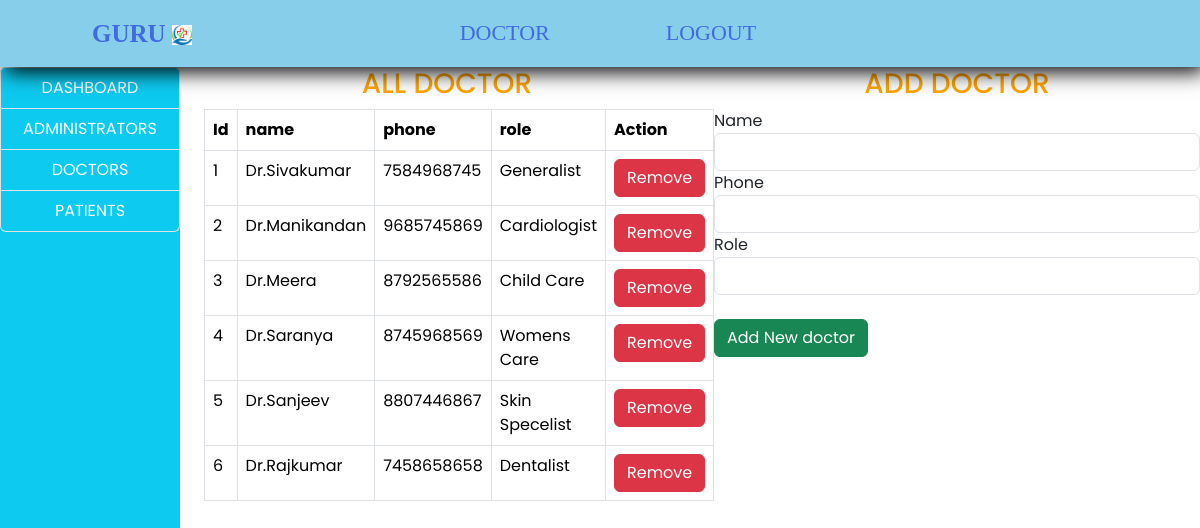
/doctor.php, run on the app's committed database.
### tables this page shows
CREATE TABLE `docdash` (
  `id` int(11) NOT NULL,
  `name` varchar(30) NOT NULL,
  `phone` varchar(10) NOT NULL,
  `role` varchar(30) NOT NULL
);

### doctor.php (the view, shortened to what this page needs)
<!DOCTYPE html>
<html lang="en">
<head>
    <link rel="stylesheet" type="text/css" href="docc.css">
    <link href="https://cdn.jsdelivr.net/npm/bootstrap@5.3.3/dist/css/bootstrap.min.css" rel="stylesheet">
</head>
<body>
<nav class="navbar navbar-expand-lg navbar-dark"id="navbar">
  <div class="container-fluid">
    <a class="navbar-brand" href="#">GURU <span><img  class="logo"src="hl.jpg"></span></a>
    <div class="collapse navbar-collapse" id="navbarSupportedContent">
      <ul class="navbar-nav mx-auto">
       <li class="nav-item">
          <a class="nav-link" href="adminlogin.php">DOCTOR</a>
        </li>
        <li class="nav-item">
          <a class="nav-link" href="doctorlogin.php">LOGOUT</a>
        </li>
        </ul>
</div>
</nav>
<div cl="container-fluid">
    <div class="col-md-12">
        <div class="row">
            <div cl="col-md-2">
            <?php
include "sidenav.php";
include "connection.php";
?>
            </div>
            <div class="col-md-10">
              <div class="col-md-12">
                <div class="row">
                  <div class="col-md-6">
                    <h5 class="text-center"style="font-size:28px;color:orange">ALL DOCTOR</h5>
                    <?php
                    $ad =$_SESSION['docdash'];
                    $query= "SELECT *FROM docdash WHERE name !='$ad'";
                    $res = mysqli_query($connect,$query);
                    $output ="<table class='table table-bordered'>
                    <tr>
                    <th>Id</th>
                    <th>name</th>
                    <th>phone</th>
                     <th>role</th>
                    <th style='width:10%;'>Action</th>
                    <tr>
                    ";
                    while($row = mysqli_fetch_array($res)){
                      $id = $row ['id'];
                      $name= $row ['name'];
                      $phone =$row['phone'];
                      $role =$row['role'];
                      $output .="
                      <tr>
                      <td>$id</td>
                       <td>$name</td>
                       <td>$phone</td>
                        <td>$role</td>
                        <td>
                       <a href='doctor.php?id=$id'> <button id='$id' class='btn btn-danger remove'>Remove</button></a>
                        </td>
                      ";
                    }
                    $output .="
                      </tr>
                    </table>";
                    echo $output;
                    ?>
                  </div>
                  <div class="col-md-6">
                  <h5 class="text-center" style="font-size:28px;color:orange">ADD DOCTOR</h5>
                  <form method="post" enctype="multipart/form-data">
                    <div class="form-group">
                      <label>Name</label>
                      <input type="text" name="name" class="form-control" autocomplete="off">
                    </div>
                    <div class="form-group">
                      <label>Phone</label>
                      <input type="text" name="phone" class="form-control" >
                    </div>
                    <div class="form-group">
                      <label>Role</label>
                      <input type="text" name="role" class="form-control" >
                    </div>
                    <br>
                  <input type="submit" name="add" value="Add New doctor" class="btn btn-success">
                  </form>
                  </div>
                </div>
              </div>
            </div>
        </div>
    </div>
</div>
</body>
</html>

### sidenav.php (shortened to what this page needs)
<!DOCTYPE html>
<html lang="en">
<head>
</head>
<body>
<div class="row">
            <div class="col-md-2">
                <div class="list-group bg-info" style="height:90vh">
                    <a href="adminindex.php" class="list-group-item list-group-item-action bg-info text-center text-white">DASHBOARD</a>
                    <a href="admin.php" class="list-group-item list-group-item-action bg-info text-center text-white">ADMINISTRATORS</a>
                    <a href="doctor.php" class="list-group-item list-group-item-action bg-info text-center text-white">DOCTORS</a>
                    <a href="patientlogin.php" class="list-group-item list-group-item-action bg-info text-center text-white">PATIENTS</a>
                </div>
</body>
</html>

### docc.css (style rules this page uses)
* { margin: 0; padding: 0; box-sizing: border-box; font-family: "Poppins", sans-serif }
#navbar { position: sticky; top: 0; left: 0; z-index: 100; padding: .5rem 5rem; box-shadow: 5px 5px 20px black; background-color:skyblue; }
.navbar .navbar-brand { font-size:25px ; font-weight: 900; color: royalblue; font-family: fantasy; animation-name: name; animation-delay: 2s; animation-iteration-count: infinite; animation-duration: 2s; }
#navbarSupportedContent a { color: royalblue; border-bottom: 2px solid transparent; font-size: 22px; font-family: Cambria, Cochin, Georgia, Times, 'Times New Roman', serif; margin-right: 100px; }
.logo { width: 20px; height: 20px; animation-name: log; animation-delay: 2s; animation-iteration-count: infinite; animation-duration: 5s; }

### data on the page
docdash: id "1", name "Dr.Sivakumar", phone "7584968745", role "Generalist"
docdash: id "2", name "Dr.Manikandan", phone "9685745869", role "Cardiologist"
docdash: id "3", name "Dr.Meera", phone "8792565586", role "Child Care"
docdash: id "4", name "Dr.Saranya", phone "8745968569", role "Womens Care"
docdash: id "5", name "Dr.Sanjeev", phone "8807446867", role "Skin Specelist"
docdash: id "6", name "Dr.Rajkumar", phone "7458658658", role "Dentalist"
